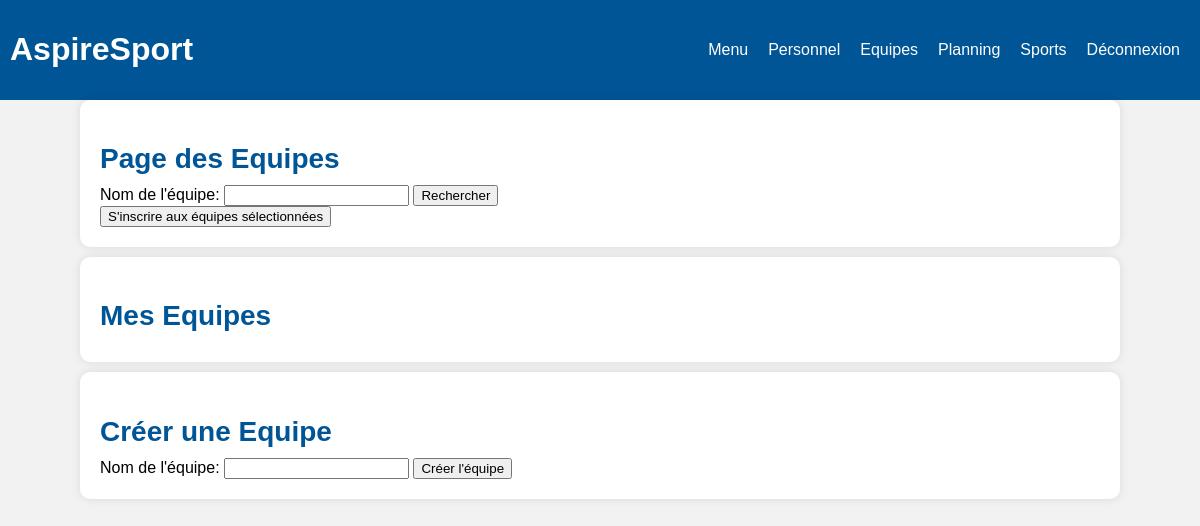
The page /vue/Equipes.php?nomEquipe=Les Coureurs Rapides on the database as committed earlier.
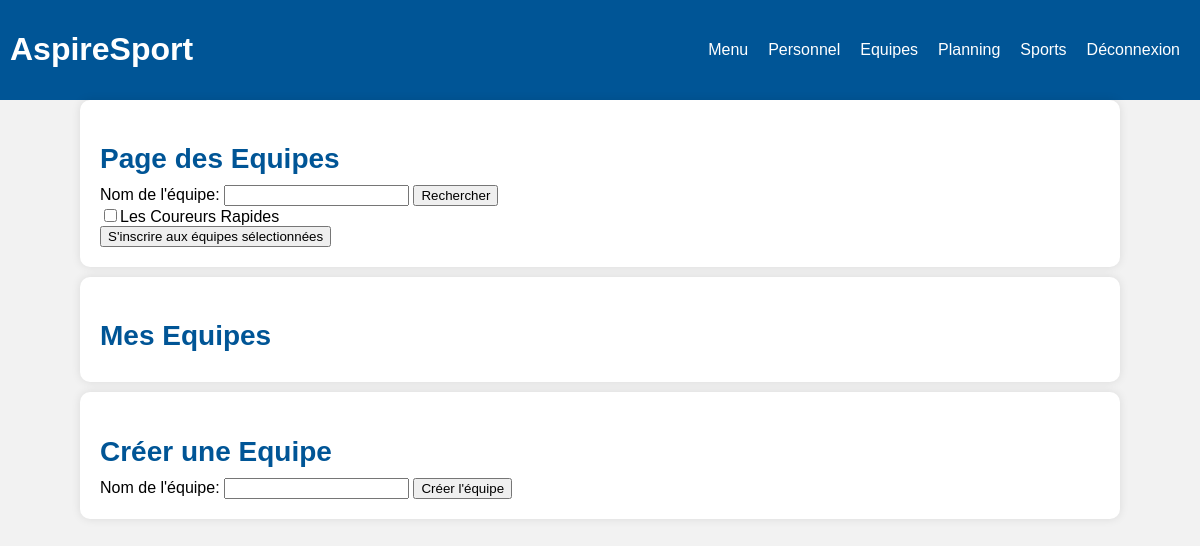
The same page on the database as committed later.
### tables this page shows
CREATE TABLE IF NOT EXISTS `equipe` (
  `Id_Equipe` int NOT NULL AUTO_INCREMENT,
  `nom_groupe` varchar(50) DEFAULT NULL,
  `date_creation` date DEFAULT NULL,
  PRIMARY KEY (`Id_Equipe`)
);

### vue/Equipes.php (the view, shortened to what this page needs)
<!DOCTYPE html>
<html lang="fr">
<head>
    <link rel="stylesheet" href="../assert/style.css">
</head>
<body>
    <header>
        <h1>AspireSport</h1>
        <nav>
            <ul>
                <li><a href="../vue/Home.php">Menu</a></li>
                <li><a href="../vue/Personnel.php">Personnel</a></li>
                <li><a href="../vue/Equipes.php">Equipes</a></li>
                <li><a href="../vue/Planning.php">Planning</a></li>
                <li><a href="../vue/Sport.php">Sports</a></li>
                <li><a href="../controller/deconnexion.php">Déconnexion</a></li>
            </ul>
        </nav>
    </header>
    <main>
        <h2>Page des Equipes</h2>
        <form action="Equipes.php" method="get">
            <label for="nomEquipe">Nom de l'équipe:</label>
            <input type="text" id="nomEquipe" name="nomEquipe">
            <input type="submit" value="Rechercher">
        </form>
        <form action="../controller/inscription_equipe.php" method="post">
        <?php
        if (isset($_GET['nomEquipe'])) {
            require "../model/CBDD.php";
            $nomEquipe = $_GET['nomEquipe'] ?? '';
            $stmt = $pdo->prepare("SELECT * FROM equipe WHERE nom_groupe LIKE :nomEquipe");
            $stmt->bindValue(':nomEquipe', "%$nomEquipe%");
            $stmt->execute();
            $equipes = $stmt->fetchAll(PDO::FETCH_ASSOC);
            foreach ($equipes as $equipe) {
                echo "<div><input type='checkbox' name='equipeId[]' value='" . $equipe['Id_Equipe'] . "'>" . htmlspecialchars($equipe['nom_groupe']) . "</div>";
            }
        }
        ?>
        <input type="submit" value="S'inscrire aux équipes sélectionnées">
        </form>
    </main>
    <main>
        <h2>Mes Equipes</h2>
    </main>
    <main>
        <h2>Créer une Equipe</h2>
        <form action="../controller/creer_equipe.php" method="post">
                <label for="nomEquipe">Nom de l'équipe:</label>
                <input type="text" id="nomEquipe" name="nomEquipe" required>
                <input type="submit" value="Créer l'équipe">
        </form>
    </main>
</body>
</html>

Rows that differ between the two databases and show on the page:
added equipe: nom_groupe "Les Coureurs Rapides"
